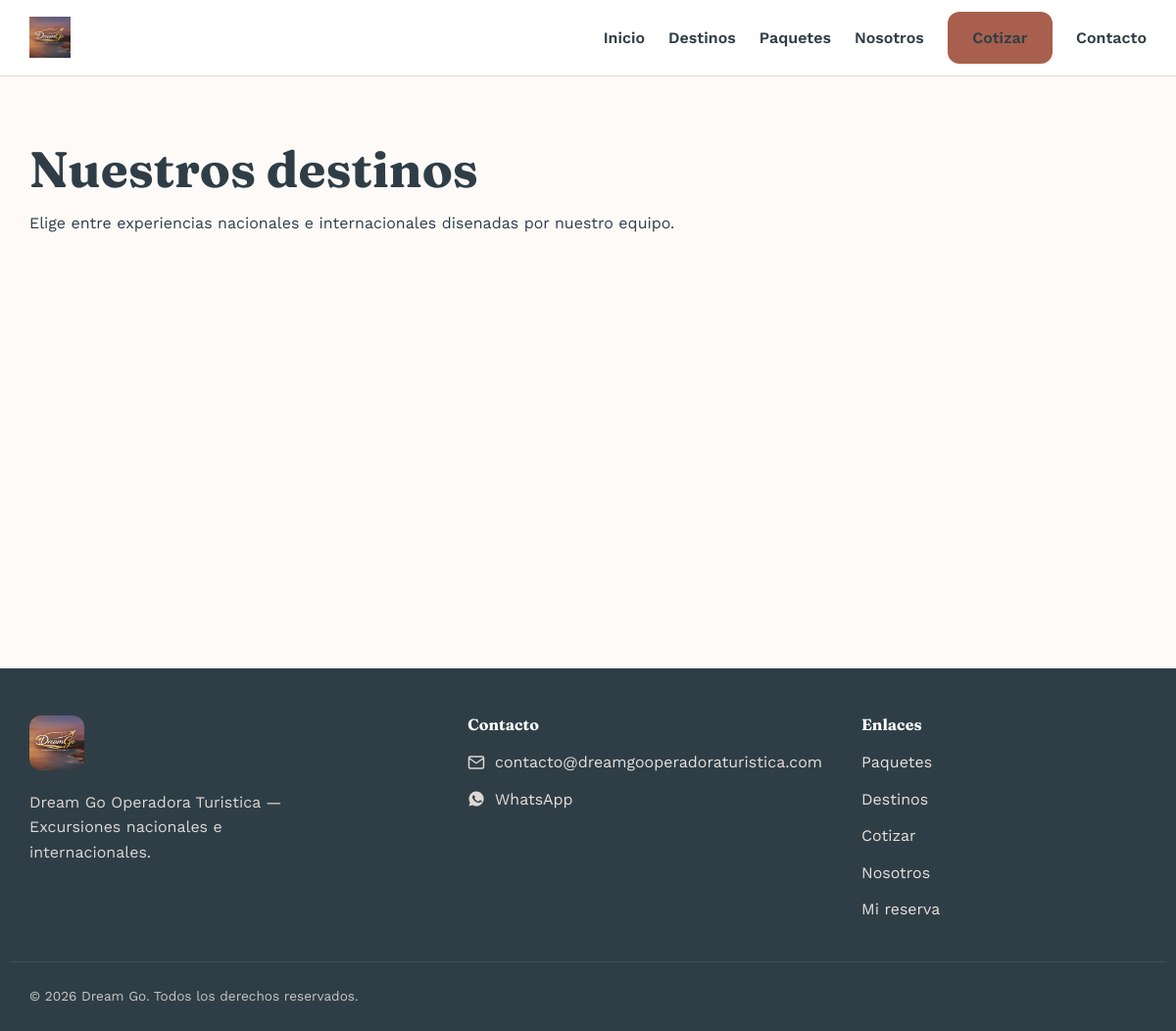
The page /destinos on the database its author committed.
### tables this page shows
CREATE TABLE IF NOT EXISTS bloques_pagina (
  id INT UNSIGNED AUTO_INCREMENT PRIMARY KEY,
  pagina VARCHAR(50) NOT NULL,
  clave VARCHAR(50) NOT NULL,
  orden SMALLINT UNSIGNED NOT NULL DEFAULT 0,
  visible TINYINT(1) NOT NULL DEFAULT 1,
  titulo VARCHAR(255) NULL,
  subtitulo VARCHAR(500) NULL,
  contenido LONGTEXT NULL,
  color_fondo VARCHAR(20) NULL,
  actualizado_en DATETIME NOT NULL DEFAULT CURRENT_TIMESTAMP ON UPDATE CURRENT_TIMESTAMP,
  UNIQUE KEY uniq_pagina_clave (pagina, clave)
);

### core/Controller.php (called while the page is built, shortened)
<?php
abstract class Controller
{
    protected function view(string $view, array $data = [], array $meta = [], string $layout = 'public'): void
    {
        $viewFile = BASE_PATH . '/app/Views/' . str_replace('.', '/', $view) . '.php';
        extract($data, EXTR_SKIP);
        require $viewFile;
        $content = ob_get_clean();
        require BASE_PATH . '/app/Views/layouts/' . $layout . '.php';
    }
}

### app/Controllers/Public/DestinoController.php (called while the page is built, shortened)
<?php
class DestinoController extends Controller
{
    public function index(): void
    {
        $bloques = BloquePagina::porPagina('destinos');
        $this->view('public/destinos/index', [
            'categorias' => Categoria::activas(),
            'intro' => $bloques[0] ?? null,
        ], [
            'title' => 'Destinos | Dream Go Operadora Turistica',
            'description' => 'Explora nuestros destinos nacionales e internacionales.',
        ]);
    }
}

### public/index.php (called while the page is built, shortened)
<?php
$router = new Router();
$request = new Request();
try {
    $router->dispatch($request);
} catch (NotFoundException $e) {
    http_response_code(404);
    (new App\Controllers\Public\ErrorController($request))->notFound();
} catch (ForbiddenException $e) {
    http_response_code(403);
    (new App\Controllers\Public\ErrorController($request))->forbidden($e->getMessage());
} catch (\Throwable $e) {
    error_log('[APP] ' . $e->getMessage() . ' en ' . $e->getFile() . ':' . $e->getLine());
    http_response_code(500);
    (new App\Controllers\Public\ErrorController($request))->serverError();
}

### core/Database.php (called while the page is built, shortened)
<?php
final class Database
{
    private static ?PDO $instance = null;
    public static function connection(): PDO
    {
        if (self::$instance === null) {
            $config = require BASE_PATH . '/config/database.php';
            $dsn = sprintf(
                'mysql:host=%s;port=%s;dbname=%s;charset=utf8mb4',
                $config['host'],
                $config['port'],
                $config['database']
            );
            try {
                self::$instance = new PDO($dsn, $config['username'], $config['password'], [
                    PDO::ATTR_ERRMODE => PDO::ERRMODE_EXCEPTION,
                    PDO::ATTR_DEFAULT_FETCH_MODE => PDO::FETCH_ASSOC,
                    PDO::ATTR_EMULATE_PREPARES => false,
                ]);
            } catch (PDOException $e) {
                error_log('[DB] Error de conexion: ' . $e->getMessage());
                throw $e;
            }
        }
        return self::$instance;
    }
}

### core/Model.php (called while the page is built, shortened)
<?php
abstract class Model
{
    protected static string $table;
    protected static function db(): PDO
    {
        return Database::connection();
    }
    public static function where(array $conditions, string $orderBy = '', ?int $limit = null): array
    {
        [$clause, $params] = self::buildWhere($conditions);
        $sql = 'SELECT * FROM ' . static::$table;
        if ($clause !== '') {
            $sql .= ' WHERE ' . $clause;
        }
        if ($orderBy !== '') {
            $sql .= ' ORDER BY ' . $orderBy;
        }
        $stmt = static::db()->prepare($sql);
        $stmt->execute($params);
        return $stmt->fetchAll();
    }
    private static function buildWhere(array $conditions): array
    {
        $parts = [];
        $params = [];
        foreach ($conditions as $column => $value) {
            $paramKey = 'w_' . $column;
            $parts[] = "{$column} = :{$paramKey}";
            $params[$paramKey] = $value;
        }
        return [implode(' AND ', $parts), $params];
    }
}

### app/Models/BloquePagina.php (called while the page is built, shortened)
<?php
class BloquePagina extends Model
{
    public static function porPagina(string $pagina): array
    {
        return self::where(['pagina' => $pagina], 'orden ASC');
    }
}

### core/Request.php (called while the page is built, shortened)
<?php
final class Request
{
    private array $server;
    public function __construct()
    {
        $this->server = $_SERVER;
    }
    public function uri(): string
    {
        $uri = $this->server['REQUEST_URI'] ?? '/';
        $path = parse_url($uri, PHP_URL_PATH) ?? '/';
        return $path === '' ? '/' : $path;
    }
}

### app/Models/ConfiguracionSitio.php (called while the page is built, shortened)
<?php
class ConfiguracionSitio
{
    private static ?array $cache = null;
    public static function get(string $clave, mixed $default = null): mixed
    {
        return self::$cache[$clave] ?? $default;
    }
    private static function cargar(): void
    {
        $stmt = Database::connection()->query('SELECT clave, valor FROM configuracion_sitio');
        self::$cache = array_column($stmt->fetchAll(), 'valor', 'clave');
    }
}

### app/Services/WhatsAppLinkService.php (called while the page is built, shortened)
<?php
final class WhatsAppLinkService
{
    public function generarLink(string $numeroDestino, string $mensaje): string
    {
        $numero = preg_replace('/\D+/', '', $numeroDestino);
        return 'https://wa.me/' . $numero . '?text=' . rawurlencode($mensaje);
    }
}

### app/Views/public/destinos/index.php (the view, shortened to what this page needs)
<section class="seccion contenedor">
  <?php $introVisible = $intro && (int) $intro['visible'] === 1; ?>
  <h1><?= htmlspecialchars($introVisible && !empty($intro['titulo']) ? $intro['titulo'] : 'Destinos', ENT_QUOTES, 'UTF-8') ?></h1>
  <?php if ($introVisible && !empty($intro['subtitulo'])): ?>
    <p><?= htmlspecialchars($intro['subtitulo'], ENT_QUOTES, 'UTF-8') ?></p>
  <?php endif; ?>
  <div class="grid-tarjetas">
  </div>
</section>

### core/Router.php (shortened to what this page needs)
<?php
final class Router
{
    private array $routes = [];
    private function add(string $method, string $pattern, array $handler, array $options): void
    {
        $regex = preg_replace('#\{[a-zA-Z_]+\}#', '([^/]+)', $pattern);
        $this->routes[] = [
            'method' => $method,
            'pattern' => $pattern,
            'regex' => '#^' . $regex . '$#',
            'handler' => $handler,
            'options' => $options,
        ];
    }
    public function dispatch(Request $request): void
    {
        $method = $request->method();
        $uri = $request->uri();
        foreach ($this->routes as $route) {
            if (preg_match($route['regex'], $uri, $matches)) {
                array_shift($matches);
                $this->callHandler($route['handler'], $matches, $request);
                return;
            }
        }
        throw new NotFoundException("Ruta no encontrada: {$method} {$uri}");
    }
    private function callHandler(array $handler, array $params, Request $request): void
    {
        [$controllerClass, $method] = $handler;
        $controller = new $controllerClass($request);
        $controller->$method(...$params);
    }
}

### app/Views/layouts/public.php (shortened to what this page needs)
<!doctype html>
<html lang="es-MX">
<head>
<link rel="stylesheet" href="/assets/css/site.css">
</head>
<body data-comparar-max="<?= \App\Controllers\Public\PaqueteController::MAX_COMPARAR ?>">
<header class="header">
  <div class="contenedor header__contenido">
    <a href="/" class="header__logo" aria-label="Dream Go - Inicio">
      <img src="/assets/img/logo.avif" alt="Dream Go Operadora Turistica">
    </a>
    <nav class="nav" id="nav-principal" data-nav>
      <a href="/">Inicio</a>
      <a href="/destinos">Destinos</a>
      <a href="/paquetes">Paquetes</a>
      <a href="/nosotros">Nosotros</a>
      <a href="/cotizador" class="btn btn-primario">Cotizar</a>
      <a href="/contacto">Contacto</a>
    </nav>
  </div>
</header>
<main id="contenido-principal">
<?= $content ?>
</main>
<?php
$footerDireccion = \App\Models\ConfiguracionSitio::get('direccion', '');
$footerTelefono = \App\Models\ConfiguracionSitio::get('telefono_contacto', '');
$footerEmail = \App\Models\ConfiguracionSitio::get('email_contacto', '');
$footerWhatsappNumero = \App\Models\ConfiguracionSitio::get('whatsapp_numero', '');
$footerWhatsappLink = $footerWhatsappNumero !== ''
    ? (new \App\Services\WhatsAppLinkService())->generarLink($footerWhatsappNumero, 'Hola, me gustaria mas informacion sobre sus paquetes de viaje.')
    : '';
$footerTieneContacto = $footerDireccion !== '' || $footerTelefono !== '' || $footerEmail !== '' || $footerWhatsappLink !== '';
?>
<footer class="footer">
  <div class="contenedor footer__grid">
    <div class="footer__marca">
      <img src="/assets/img/logo.avif" alt="Dream Go" class="footer__logo">
      <p>Dream Go Operadora Turistica &mdash; Excursiones nacionales e internacionales.</p>
    </div>
    <?php if ($footerTieneContacto): ?>
    <div class="footer__col">
      <h3>Contacto</h3>
      <ul class="footer__lista">
        <?php if ($footerEmail !== ''): ?>
          <li>
            <svg viewBox="0 0 24 24" width="18" height="18" fill="none" stroke="currentColor" stroke-width="2" stroke-linecap="round" stroke-linejoin="round" aria-hidden="true"><rect x="2" y="4" width="20" height="16" rx="2"/><path d="m22 6-10 7L2 6"/></svg>
            <a href="mailto:<?= htmlspecialchars($footerEmail, ENT_QUOTES, 'UTF-8') ?>"><?= htmlspecialchars($footerEmail, ENT_QUOTES, 'UTF-8') ?></a>
          </li>
        <?php endif; ?>
        <?php if ($footerWhatsappLink !== ''): ?>
          <li>
            <a href="<?= htmlspecialchars($footerWhatsappLink, ENT_QUOTES, 'UTF-8') ?>" target="_blank" rel="noopener">WhatsApp</a>
          </li>
        <?php endif; ?>
      </ul>
    </div>
    <?php endif; ?>
    <div class="footer__col">
      <h3>Enlaces</h3>
      <ul class="footer__lista footer__lista--enlaces">
        <li><a href="/paquetes">Paquetes</a></li>
        <li><a href="/destinos">Destinos</a></li>
        <li><a href="/cotizador">Cotizar</a></li>
        <li><a href="/nosotros">Nosotros</a></li>
        <li><a href="/mi-reserva">Mi reserva</a></li>
      </ul>
    </div>
  </div>
  <div class="contenedor footer__bottom">
    <p>&copy; <?= date('Y') ?> Dream Go. Todos los derechos reservados.</p>
  </div>
</footer>
</body>
</html>

### public/assets/css/site.css (style rules this page uses)
:root { --color-primario: #d99e8e; --color-primario-oscuro: #a85f4d; --color-texto-oscuro: #2f3e46; --color-fondo: #fdfaf8; --color-fondo-alterno: #faf3ef; --color-borde: #e8d9d3; --color-blanco: #ffffff; --color-exito: #4f7a5c; --color-error: #b3453a; --fuente-titulos: 'Fraunces', Georgia, 'Times New Roman', serif; --fuente-texto: 'Work Sans', -apple-system, BlinkMacSystemFont, 'Segoe UI', sans-serif; --radio: 12px; --sombra: 0 8px 24px rgba(47, 62, 70, 0.08); --transicion: 0.25s ease; --contenedor-max: 1180px; --espacio-seccion: 4rem; }
*, *::before, *::after { box-sizing: border-box; }
html { -webkit-text-size-adjust: 100%; scroll-behavior: smooth; }
body { margin: 0; font-family: var(--fuente-texto); color: var(--color-texto-oscuro); background: var(--color-fondo); line-height: 1.6; -webkit-font-smoothing: antialiased; }
img { max-width: 100%; display: block; }
h1, h2, h3, h4 { font-family: var(--fuente-titulos); line-height: 1.2; margin: 0 0 0.75rem; color: var(--color-texto-oscuro); }
h1 { font-size: clamp(1.9rem, 5vw, 3.2rem); }
h3 { font-size: clamp(1.15rem, 3vw, 1.5rem); }
p { margin: 0 0 1rem; }
a { color: var(--color-primario-oscuro); text-decoration: none; }
.contenedor { width: 100%; max-width: var(--contenedor-max); margin-inline: auto; padding-inline: 1.25rem; }
.seccion { padding-block: var(--espacio-seccion); }
.btn { display: inline-flex; align-items: center; justify-content: center; gap: 0.5rem; border: none; border-radius: var(--radio); padding: 0.85rem 1.6rem; font-family: var(--fuente-texto); font-weight: 600; font-size: 1rem; cursor: pointer; transition: transform var(--transicion), box-shadow var(--transicion), background var(--transicion); }
.btn-primario { background: var(--color-primario-oscuro); color: var(--color-blanco); }
.header { background: var(--color-blanco); border-bottom: 1px solid var(--color-borde); position: sticky; top: 0; z-index: 50; }
.header__contenido { display: flex; align-items: center; justify-content: space-between; padding-block: 0.75rem; gap: 1rem; }
.header__logo img { height: 42px; width: auto; }
.nav { display: none; align-items: center; gap: 1.5rem; }
.nav a { color: var(--color-texto-oscuro); font-weight: 600; }
.grid-tarjetas { display: grid; gap: 1.5rem; grid-template-columns: 1fr; }
.footer { background: var(--color-texto-oscuro); color: var(--color-fondo-alterno); padding-block: 3rem 1.5rem; }
.footer a { color: var(--color-fondo-alterno); }
.footer__logo { height: 56px; width: auto; border-radius: var(--radio); margin-bottom: 1.25rem; }
.footer__grid { display: grid; grid-template-columns: 1fr; gap: 2.5rem; }
.footer__marca p { opacity: 0.85; max-width: 320px; }
.footer h3 { color: #fff; font-size: 1rem; margin-bottom: 1rem; }
.footer__lista { list-style: none; margin: 0; padding: 0; display: flex; flex-direction: column; gap: 0.75rem; }
.footer__lista li { display: flex; align-items: center; gap: 0.6rem; }
.footer__lista svg { flex-shrink: 0; opacity: 0.85; }
.footer__lista a { opacity: 0.9; }
.footer__lista--enlaces { flex-direction: column; }
.footer__bottom { margin-top: 2.5rem; padding-top: 1.5rem; border-top: 1px solid rgba(255, 255, 255, 0.12); opacity: 0.75; font-size: 0.85rem; }
.footer__bottom p { margin: 0; }
@media (min-width: 768px) { .nav { display: flex; position: static; flex-direction: row; box-shadow: none; padding: 0; } }
@media (min-width: 768px) { .grid-tarjetas { grid-template-columns: repeat(2, 1fr); } }
@media (min-width: 768px) { .footer__grid { grid-template-columns: 1.4fr 1fr 1fr; } }
@media (min-width: 1024px) { .grid-tarjetas { grid-template-columns: repeat(3, 1fr); } }

### rows shown on the page
bloques_pagina: titulo "Nuestros destinos", subtitulo "Elige entre experiencias nacionales e internacionales disenadas por nuestro equipo."
